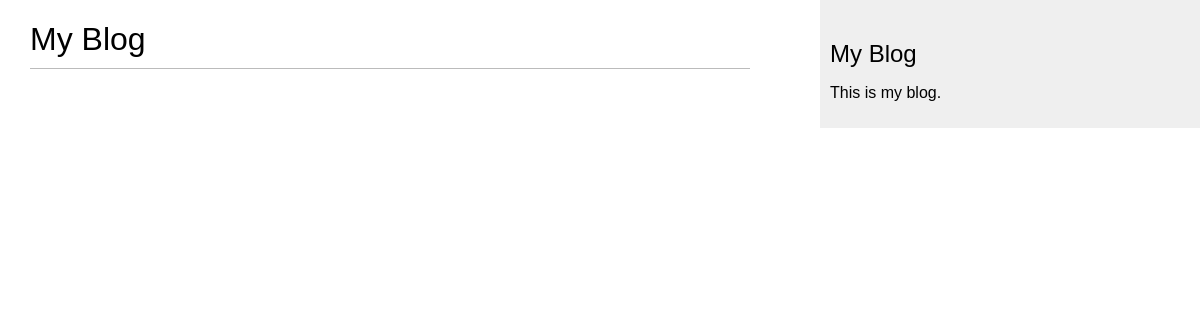
/blog/, run on an earlier commit of the app's database.
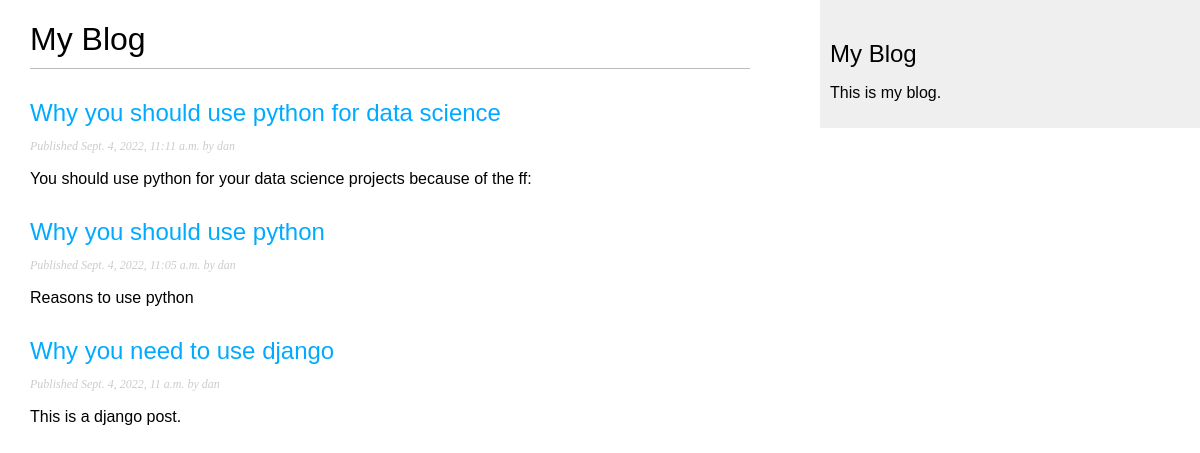
And on a later commit of the database.
### blog/models.py (models this page shows, shortened)
class Post(models.Model):
    class Status(models.TextChoices):
        DRAFT = "DF", "Draft"
        PUBLISHED = "PB", "Published"
    title = models.CharField(max_length=250)
    slug = models.CharField(max_length=250)
    author = models.ForeignKey(User, on_delete=models.CASCADE,
                related_name='blog_posts')
    body = models.TextField()
    publish = models.DateTimeField(default=timezone.now)
    created = models.DateTimeField(auto_now_add=True)
    updated = models.DateTimeField(auto_now=True)
    status = models.CharField(choices=Status.choices, max_length=2,
                    default=Status.DRAFT)
    objects = models.Manager()
    published = PublishedManager()
    class Meta:
        ordering = ['-publish']
        indexes = [models.Index(fields=['-publish'])]

### blog/views.py (the view)
# urls.py: path('', post_list, name='post_list'),
def post_list(request):
    posts = Post.published.all()
    return render(request, 'blog/post/list.html', {'posts':posts})

### blog/models.py (called while the page is built)
    def get_queryset(self):
        return super().get_queryset().filter(status=Post.Status.PUBLISHED)

### templates/blog/post/list.html (shortened to what this page needs)
{% extends 'blog/base.html' %}
{% block content %}
    <h1>My Blog</h1>
    {% for post in posts %}
        <h2>
            <a href="{% url 'blog:post_detail' post.id %}">{{ post.title }}</a>
        </h2>
        <p class="date">
            Published {{ post.publish }} by {{ post.author }}
        </p>
        {{ post.body|truncatewords:30|linebreaks }}
    {% endfor %}
{% endblock content %}

### templates/blog/base.html (shortened to what this page needs)
{% load static %}
<!DOCTYPE html>
<html>
    <head>
        <link href="{% static "css/blog.css" %}" rel="stylesheet">
    </head>
    <body>
        <div id="content">
            {% block content %}
            {% endblock %}
        </div>
        <div id="sidebar">
            <h2>My Blog</h2>
            <p>This is my blog.</p>
        </div>
    </body>
</html>

### static/css/blog.css (style rules this page uses)
body { margin:0; padding:0; font-family:helvetica, sans-serif; }
a { color:#00abff; text-decoration:none; }
h1 { font-weight:normal; border-bottom:1px solid #bbb; padding:0 0 10px 0; }
h2 { font-weight:normal; margin:30px 0 0; }
#content { float:left; width:60%; padding:0 0 0 30px; }
#sidebar { float:right; width:30%; padding:10px; background:#efefef; height:100%; }
p.date { color:#ccc; font-family: georgia, serif; font-size: 12px; font-style: italic; }

What changed in the data, as far as the page shows it:
now on this page (row edited): Post: title "Why you should use python for data science", publish "Sept. 4, 2022, 11:11 a.m.", author "dan", body "You should use python for your data science projects because of the ff:"
now on this page (row edited): Post: title "Why you should use python", publish "Sept. 4, 2022, 11:05 a.m.", author "dan", body "Reasons to use python"
now on this page (row edited): Post: title "Why you need to use django", publish "Sept. 4, 2022, 11 a.m.", author "dan", body "This is a django post."
